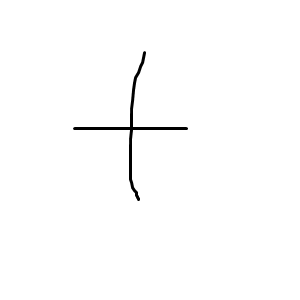
#> input picture Resources/Python/OpenCV/train_xo/k1.png, 300 x 300 px; its folder holds only this picture in this run
$ jupyter execute --allow-errors xo_notatnik.ipynb
#> lines starting #> are read from the running program, lines starting #| are printed output that depends on the picture; after the words box and inside, x2 and y2 are one past the last pixel; in counts of white or black regions, pixels touching at a corner belong together; long printed decimals are rounded
# Rozpoznawanie kółka i krzyżyka za pomocą filtrów krawędziowych

## Cel projektu

W tym notatniku poznamy metodę klasyfikacji prostych symboli graficznych — **krzyżyków (X)** i **kółek (O)** — bez użycia sieci neuronowych.

Kluczowa obserwacja:
- **Krzyżyk** zbudowany jest z linii ukośnych i pionowych → silnie reaguje na filtry krawędziowe w określonych kierunkach.
- **Kółko** ma symetryczną, izotropową strukturę → reaguje podobnie na filtry we wszystkich kierunkach.

Jeśli więc zastosujemy kilka filtrów krawędziowych w różnych orientacjach i porównamy liczbę białych pikseli po konwolucji, **wariancja tych wartości** będzie wyraźnie różna dla obu klas.

### Schemat procesu

```
Obrazy wejściowe
      ↓
  Normalizacja (512×512, skala szarości, binaryzacja, inwersja)
      ↓
  4 filtry krawędziowe (konwolucja)
      ↓
  Zliczanie białych pikseli po każdym filtrze
      ↓
  Wariancja odpowiedzi na 4 filtry
      ↓
  Średnia wariancja po klasie → metryka klasyfikacji
```

## 1. Importowanie bibliotek

Projekt korzysta z czterech głównych bibliotek:

| Biblioteka | Rola |
|---|---|
| `cv2` (OpenCV) | Wczytywanie obrazów, konwersja kolorów, binaryzacja, konwolucja |
| `matplotlib` | Wyświetlanie siatek obrazów w notatniku |
| `numpy` | Reprezentacja macierzy filtrów, obliczenia numeryczne |
| `math`, `os` | Pomocnicze operacje matematyczne i plikowe |

> **Instalacja:** jeśli biblioteki nie są zainstalowane, uruchom: `pip install opencv-python matplotlib numpy`

[cell 1]
import cv2 as cv          # pip install opencv-python
from matplotlib import pyplot as pl
import numpy as np
import math
import os

# Ustawienie katalogu roboczego na katalog notatnika
# (zakładamy, że notatnik uruchamiamy z katalogu OpenCV)

notebook_dir = os.path.dirname(os.path.abspath("xo_notatnik.ipynb"))
if os.path.isdir(os.path.join(notebook_dir, "train_xo")):
    os.chdir(notebook_dir)
else:
    # Fallback: spróbuj ścieżki bezwzględnej
    os.chdir(r"d:\Source\ZSME\Resources\Python\OpenCV")

print("Katalog roboczy:", os.getcwd())
print(f"OpenCV: {cv.__version__}")
print(f"NumPy:  {np.__version__}")

## 2. Ładowanie obrazów treningowych

Dane wejściowe znajdują się w katalogu `train_xo/`. Zawiera on 10 obrazów:
- `k1.png` – `k5.png` → krzyżyki (klasa **K**)
- `o1.png` – `o5.png` → kółka (klasa **O**)

**Funkcja `ListImages()`** skanuje katalog i zwraca listę nazw plików o rozszerzeniach graficznych (`.jpg`, `.jpeg`, `.png`, `.bmp`).

Obrazy wczytujemy funkcją `cv2.imread()`, która zwraca tablicę NumPy w formacie BGR (Blue-Green-Red).

[cell 2]
def ListImages(path, extensions=['.jpg', '.jpeg', '.png', '.bmp']):
    """Zwraca listę nazw plików graficznych z podanego katalogu."""
    ret = []
    for file_name in os.listdir(path):
        if os.path.splitext(file_name)[1].lower() in extensions:
            ret.append(file_name)
    return ret

path = "train_xo"
imageFiles = ListImages(path)

# Wczytanie obrazów krzyżyków (prefiks 'k') i kółek (prefiks 'o')
train_k = [cv.imread(f"{path}/{file}") for file in imageFiles if file.startswith('k')]
#> train_k = 1 item
train_o = [cv.imread(f"{path}/{file}") for file in imageFiles if file.startswith('o')]

print(f"Wczytano {len(train_k)} obrazów krzyżyków: {[f for f in imageFiles if f.startswith('k')]}")
#| Wczytano 1 obrazów krzyżyków: ['k1.png']
print(f"Wczytano {len(train_o)} obrazów kółek:    {[f for f in imageFiles if f.startswith('o')]}")
print(f"\nRozmiar pierwszego obrazu krzyżyka: {train_k[0].shape}  (wysokość × szerokość × kanały BGR)")
#| Rozmiar pierwszego obrazu krzyżyka: (300, 300, 3)  (wysokość × szerokość × kanały BGR)

## 3. Wizualizacja obrazów wejściowych

Zanim zaczniemy przetwarzanie, wyświetlamy surowe obrazy treningowe.

**Uwaga:** OpenCV wczytuje obrazy w formacie **BGR**, a matplotlib oczekuje **RGB** — dlatego przed wyświetleniem wykonujemy konwersję `cv2.cvtColor(img, cv2.COLOR_BGR2RGB)`.

**Funkcja `PlotImageList()`** przyjmuje listę obrazów i wyświetla je w siatce:
- `limit` — liczba kolumn siatki,
- `titles` — opcjonalne tytuły pod każdym obrazem,
- `figsize` — rozmiar całej figury w calach.

[cell 3]
def PlotImageList(imgList, limit=2, titles=[], figsize=(8, 8)):
    """Wyświetla listę obrazów w siatce limit×n."""
#> called with limit = 5, figsize = (14, 4)
    if not isinstance(imgList, list):
        raise ValueError("Input is not a list.")
    if not imgList:
        raise ValueError("List is empty.")

    nCount = len(imgList)
#> nCount = 1
    h = min(nCount, limit)
#> h = 1
    v = math.ceil(nCount / limit)
#> v = 1

    _, axes = pl.subplots(v, h, figsize=figsize)
    axes = axes.flatten() if nCount > 1 else [axes]
#> axes = 1 item

    for i, ax in enumerate(axes):
        if i < nCount:
            ax.imshow(cv.cvtColor(imgList[i], cv.COLOR_BGR2RGB))
            if i < len(titles):
                ax.set_title(titles[i])
            ax.axis('on')
        else:
            ax.axis('off')
#> this loop made 1 pass

    pl.tight_layout()
    pl.show()

# Wyświetlenie oryginalnych obrazów treningowych
print("=== Krzyżyki (oryginalne) ===")
PlotImageList(train_k, limit=5,
              titles=[f"k{i+1}" for i in range(len(train_k))],
              figsize=(14, 4))

print("=== Kółka (oryginalne) ===")
#> (the rest of this cell did not finish here and is left out)


## 4. Normalizacja obrazów

Aby móc porównywać obrazy niezależnie od ich oryginalnego rozmiaru i kolorystyki, każdy obraz jest **normalizowany** do postaci standardowej.

### Kroki normalizacji

| Krok | Operacja | Efekt |
|---|---|---|
| 1 | `cv2.resize(img, (512, 512))` | Ujednolicenie rozmiaru |
| 2 | `cv2.cvtColor(..., COLOR_BGR2GRAY)` | Konwersja do skali szarości (1 kanał) |
| 3 | `cv2.threshold(..., 127, 255, THRESH_BINARY)` | Binaryzacja: każdy piksel → 0 lub 255 |
| 4 | `cv2.bitwise_not(...)` | Inwersja: symbol staje się **biały** na czarnym tle |

Po inwersji **białe piksele = kontur symbolu**. Suma białych pikseli podzielona przez 255 daje ich liczbę.

$$\text{liczba białych pikseli} = \frac{\sum_{i,j} I(i,j)}{255}$$

[cell 4]
def Normalize(img, destSize=512, threshold=127):
    """
    Normalizuje obraz:
      1. Skaluje do destSize × destSize
      2. Konwertuje do skali szarości
      3. Binaryzuje progiem threshold
      4. Odwraca kolory (symbol biały na czarnym tle)
    """
    ret = cv.resize(img, (destSize, destSize))
    ret = cv.cvtColor(ret, cv.COLOR_BGR2GRAY)
    _, ret = cv.threshold(ret, threshold, 255, cv.THRESH_BINARY)
    ret = cv.bitwise_not(ret)
    return ret

# Wizualne porównanie: oryginalny vs znormalizowany (przykład dla k1 i o1)
fig, axes = pl.subplots(2, 2, figsize=(8, 8))
#> (the rest of this cell did not finish here and is left out)

## 5. Filtry krawędziowe — teoria i definicja

### Co to jest konwolucja?

Konwolucja to operacja matematyczna, w której **przesuwamy małą macierz (filtr/jądro)** po obrazie i w każdym miejscu obliczamy sumę ważoną wartości pikseli:

$$(I * K)(x, y) = \sum_{i=-1}^{1} \sum_{j=-1}^{1} I(x+i,\; y+j) \cdot K(i,j)$$

Funkcja `cv2.filter2D(src, ddepth=-1, kernel=K)` wykonuje tę operację dla każdego piksela obrazu.

### Dlaczego filtry krawędziowe?

Filtry krawędziowe wykrywają **gwałtowne zmiany jasności** — czyli krawędzie. Każdy z czterech filtrów jest wrażliwy na inny **kierunek krawędzi**:

| Filtr | Kierunek czułości | Opis |
|---|---|---|
| F1 — pionowy | ↕ | Wykrywa pionowe krawędzie |
| F2 — ukośny ↗ | ↗↙ | Wykrywa krawędzie skośne (prawy górny) |
| F3 — poziomy | ↔ | Wykrywa poziome krawędzie |
| F4 — ukośny ↖ | ↖↘ | Wykrywa krawędzie skośne (lewy górny) |

### Intuicja klasyfikacji

- **Krzyżyk** ma linie ukośne → silna odpowiedź na F2 i F4, słabsza na F1 i F3 → **wysoka wariancja**
- **Kółko** ma okrągłe krawędzie → podobna odpowiedź na wszystkie filtry → **niska wariancja**

[cell 5]
# Definicja czterech filtrów krawędziowych 3×3
filters = [
    np.array([[ 1,  0, -1],
              [ 1,  0, -1],
              [ 1,  0, -1]], dtype=np.float32),   # F1: pionowy

    np.array([[ 1,  1,  0],
              [ 1,  0, -1],
              [ 0, -1, -1]], dtype=np.float32),   # F2: ukośny ↗

    np.array([[ 1,  1,  1],
              [ 0,  0,  0],
              [-1, -1, -1]], dtype=np.float32),   # F3: poziomy

    np.array([[ 0, -1, -1],
              [ 1,  0, -1],
              [ 1,  1,  0]], dtype=np.float32),   # F4: ukośny ↖
]

filter_names = ["F1: pionowy", "F2: ukośny ↗", "F3: poziomy", "F4: ukośny ↖"]

# Wizualizacja filtrów jako macierzy z kolorami
fig, axes = pl.subplots(1, 4, figsize=(12, 3))
for i, (f, name) in enumerate(zip(filters, filter_names)):
    im = axes[i].imshow(f, cmap='RdBu', vmin=-1, vmax=1)
    axes[i].set_title(name)
    # Wyświetl wartości w komórkach
    for r in range(3):
        for c in range(3):
            axes[i].text(c, r, f"{int(f[r, c]):+d}",
                         ha='center', va='center', fontsize=14, fontweight='bold')
    axes[i].set_xticks([])
    axes[i].set_yticks([])

pl.suptitle("Macierze filtrów krawędziowych (niebieski=+1, czerwony=−1)", fontsize=11)
pl.tight_layout()
pl.show()
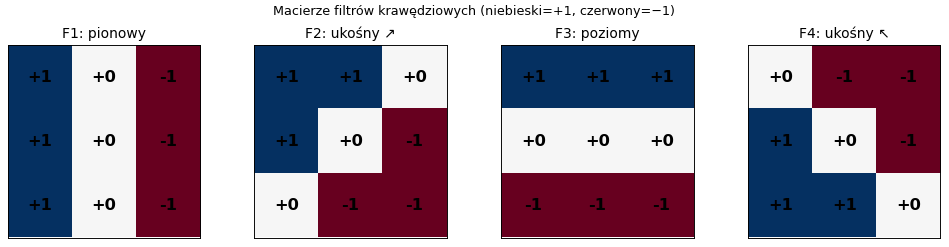
#> figure drawn by matplotlib, 4 panels

## 6. Zastosowanie filtrów i analiza wyników

### Funkcja `Filtering()`

Dla każdego obrazu z listy:
1. Normalizuje obraz → `ref`
2. Liczy białe piksele obrazu referencyjnego: `refVal = ref.sum() / 255`
3. Dla każdego z 4 filtrów: wykonuje konwolucję `cv2.filter2D()` i oblicza **współczynnik** $v$:

$$v = \frac{\sum_{i,j} I_{\text{filtr}}(i,j) / 255}{\sum_{i,j} I_{\text{ref}}(i,j) / 255}$$

Współczynnik $v$ mówi: **jaka część pikseli "przeżyła" po przefiltrowaniu** względem obrazu referencyjnego.

Wynik: lista naprzemiennych elementów `[obraz_ref, obraz_f1, obraz_f2, obraz_f3, obraz_f4, obraz_ref2, ...]`

[cell 6]
def Filtering(imgList, filterList):
    """
    Dla każdego obrazu: normalizuje, następnie stosuje każdy filtr.
    Zwraca:
      filtered - lista obrazów [ref, f1, f2, f3, f4, ref2, f1_2, ...]
      vals     - wartości [liczba_pikseli_ref, v_f1, v_f2, v_f3, v_f4, ...]
    """
    filtered = []
    vals = []
    for train in imgList:
        ref = Normalize(train)
        refVal = ref.sum() / 255          # liczba białych pikseli oryginału
        filtered.append(ref)
        vals.append(refVal)
        for filt in filterList:
            fimg = cv.filter2D(src=ref, ddepth=-1, kernel=filt)
            filtered.append(fimg)
            vals.append(f"{(fimg.sum() / 255 / refVal):.5}")
#> this loop made 1 pass
#> refVal on pass 1: 2273
#> pass 1, in Normalize, `_, ret = cv.threshold(ret, threshold, 255, cv.THRESH_BINARY)`:
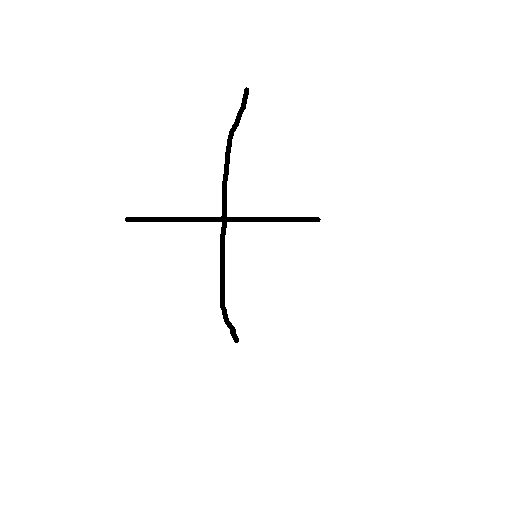
#> ret: shape (512, 512); 99.1% white; 1 black region, box (x1, y1, x2, y2) and area: (125, 87, 321, 343) 2273
#> after the loop:
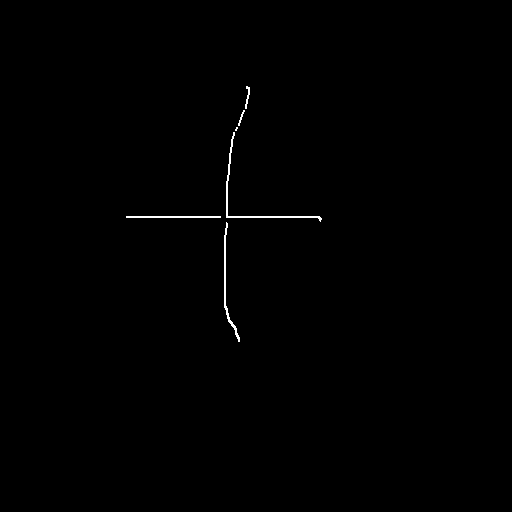
#> fimg: shape (512, 512); 0.35% white in thin lines or dots, all inside (x1, y1, x2, y2) = (126, 86, 322, 342)
#> after the loop, filtered = 5 items; vals = [2273, '0.26749', '0.40959', '0.27585', '0.40211']
    return filtered, vals


filtered_k, vals_k = Filtering(train_k, filters)
#> filtered_k = 5 items; vals_k = [2273, '0.26749', '0.40959', '0.27585', '0.40211']
filtered_o, vals_o = Filtering(train_o, filters)
#> filtered_o = []; vals_o = []

[cell 7]
# Wyświetlenie wyników dla krzyżyków: kolumny = [oryginał, F1, F2, F3, F4]
print("=== Wyniki filtrowania — Krzyżyki ===")
print("Tytuły kolumn: [ref_piksele, v_F1, v_F2, v_F3, v_F4] dla każdego obrazu")
print(vals_k)
#| [2273.0, '0.2675', '0.4096', '0.2758', '0.4021']
PlotImageList(
    [cv.cvtColor(img, cv.COLOR_GRAY2BGR) if len(img.shape) == 2 else img
     for img in filtered_k],
    limit=5, titles=[str(v) for v in vals_k], figsize=(16, 14)
)
#> call 3 of PlotImageList, with limit = 5, figsize = (16, 14)
#> in PlotImageList (call 3), `nCount = len(imgList)`: nCount = 5
#> the loop in PlotImageList (call 3), `for i, ax in enumerate(axes):` made 5 passes
#> in PlotImageList (call 3), `pl.show()`:
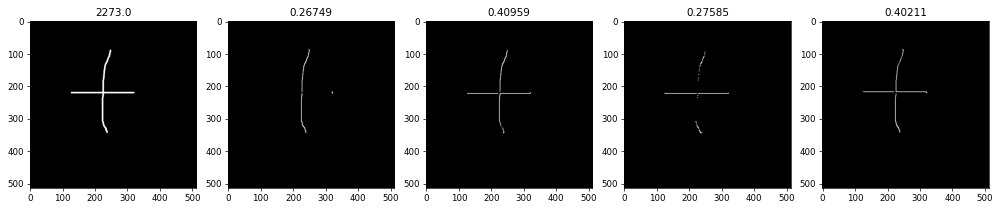
#> figure drawn by matplotlib, 5 panels

[cell 8]
# Wyświetlenie wyników dla kółek: kolumny = [oryginał, F1, F2, F3, F4]
print("=== Wyniki filtrowania — Kółka ===")
print("Tytuły kolumn: [ref_piksele, v_F1, v_F2, v_F3, v_F4] dla każdego obrazu")
print(vals_o)
#> (the rest of this cell did not finish here and is left out)


## 7. Obliczanie średniej wariancji dla każdej klasy

### Dlaczego wariancja?

Dla każdego obrazu mamy 4 wartości $v$ (odpowiedzi na 4 filtry). Wariancja tych czterech liczb mówi nam, **jak bardzo różnią się odpowiedzi na poszczególne filtry**:

$$\sigma^2 = \frac{1}{N} \sum_{i=1}^{N} (v_i - \bar{v})^2$$

- **Krzyżyk**: linie ukośne powodują, że filtry F2 i F4 dają wysokie wartości, a F1 i F3 niskie → **wysoka wariancja**
- **Kółko**: okrąg reaguje równomiernie na wszystkie kierunki → **niska wariancja**

### Funkcja `MeanVar()`

Odrzuca co 5. element (wartość referencyjną `refVal`), układa pozostałe wartości w macierz `N×4`, oblicza wariancję dla każdego wiersza, a następnie uśrednia po wszystkich obrazach klasy.

[cell 9]
def MeanVar(vals, nFilters=4):
    """
    Oblicza średnią wariancję odpowiedzi na filtry.
    - Pomija co (nFilters+1)-ty element (wartość referencyjną)
    - Układa pozostałe w macierz [n_obrazów × nFilters]
    - Oblicza wariancję dla każdego obrazu i zwraca średnią
    """
#> called with nFilters = 4
    # Odrzucenie wartości referencyjnych (co 5. element: indeksy 0, 5, 10, ...)
    only_filter_vals = [float(v) for i, v in enumerate(vals) if i % (nFilters + 1) != 0]
#> only_filter_vals = [0.267, 0.41, 0.276, 0.402]

    # Macierz: każdy wiersz = [v_F1, v_F2, v_F3, v_F4] dla jednego obrazu
    matrix = np.reshape(only_filter_vals, (-1, nFilters))
#> matrix = [[0.267, 0.41, 0.276, 0.402]]

    print("Macierz współczynników [v_F1, v_F2, v_F3, v_F4] dla każdego obrazu:")
    header = "  Obraz  |  F1-pion  |  F2-ukos↗ |  F3-poziom| F4-ukos↖  | Wariancja"
    print(header)
    print("-" * len(header))
    row_vars = []
    for i, row in enumerate(matrix):
        var = row.var()
        row_vars.append(var)
        print(f"  [{i+1}]    |  {row[0]:.5f}  |  {row[1]:.5f}  |  {row[2]:.5f}  |  {row[3]:.5f}  |  {var:.6f}")
#> this loop made 1 pass
#> (row, var) on pass 1: ([0.267, 0.41, 0.276, 0.402], 0.00452)
#> (printed output is left out)
#> after the loop, row_vars = [0.00452]

    mean_var = np.mean(row_vars)
#> mean_var = 0.00452
    print(f"\nŚrednia wariancja: {mean_var:.5f}")
#| Średnia wariancja: 0.00452
    return mean_var

print("=" * 70)
print("KRZYŻYKI")
print("=" * 70)
mv_k = MeanVar(vals_k)
#> mv_k = 0.00452

print()
print("=" * 70)
print("KÓŁKA")
print("=" * 70)
mv_o = MeanVar(vals_o)
#| Średnia wariancja: nan
#> mv_o = nan

## 8. Klasyfikacja — próg decyzyjny

### Podsumowanie wyników

Obliczone średnie wariancje tworzą **metrykę klasyfikacji**:
- Klasa z **wyższą wariancją** → **krzyżyk**
- Klasa z **niższą wariancją** → **kółko**

### Klasyfikacja nowego obrazu

Aby sklasyfikować nowy obraz, wystarczy:
1. Znormalizować obraz
2. Zastosować 4 filtry
3. Obliczyć wariancję 4 współczynników $v$
4. Porównać z progiem $T$ obliczonym jako średnia obu klas:

$$T = \frac{\sigma^2_{\text{krzyżyk}} + \sigma^2_{\text{kółko}}}{2}$$

$$\text{klasa} = \begin{cases} \text{krzyżyk} & \text{jeśli } \sigma^2 > T \\ \text{kółko} & \text{jeśli } \sigma^2 \leq T \end{cases}$$

[cell 10]
def ClassifyImage(img, filterList, threshold):
    """
    Klasyfikuje pojedynczy obraz jako 'krzyżyk' lub 'kółko'
    na podstawie wariancji odpowiedzi na filtry krawędziowe.
    """
    ref = Normalize(img)
    refVal = ref.sum() / 255
    filter_responses = []
    for filt in filterList:
        fimg = cv.filter2D(src=ref, ddepth=-1, kernel=filt)
        filter_responses.append(fimg.sum() / 255 / refVal)
    variance = np.array(filter_responses).var()
    label = "krzyżyk (X)" if variance > threshold else "kółko (O)"
    return label, variance, filter_responses

# Obliczenie progu decyzyjnego
threshold = (mv_k + mv_o) / 2
#> threshold = nan
print(f"Średnia wariancja dla krzyżyków: {mv_k:.5f}")
#| Średnia wariancja dla krzyżyków: 0.00452
print(f"Średnia wariancja dla kółek:     {mv_o:.5f}")
#| Średnia wariancja dla kółek:     nan
print(f"Próg decyzyjny T:                {threshold:.5f}")
#| Próg decyzyjny T:                nan
print()

# Weryfikacja klasyfikatora na danych treningowych
print("Klasyfikacja obrazów treningowych:")
print(f"{'Obraz':<12} {'Wariancja':<14} {'Predykcja':<15} {'Oczekiwana'}")
print("-" * 56)
for i, img in enumerate(train_k):
    label, var, _ = ClassifyImage(img, filters, threshold)
    ok = "✓" if "krzyżyk" in label else "✗"
    print(f"  k{i+1}         {var:.5f}       {label:<15} krzyżyk (X)  {ok}")
#> this loop made 1 pass
#> (refVal in ClassifyImage, variance in ClassifyImage, label, var, ok) on pass 1: (2273, 0.00452, 'kółko (O)', 0.00452, '✗')
#> (printed output is left out)

for i, img in enumerate(train_o):
    label, var, _ = ClassifyImage(img, filters, threshold)
    ok = "✓" if "kółko" in label else "✗"
    print(f"  o{i+1}         {var:.5f}       {label:<15} kółko (O)    {ok}")
#> this loop made 0 passes

[cell 11]
# Wizualizacja wariancji jako wykres słupkowy
all_images = train_k + train_o
#> all_images = 1 item
all_labels = [f"k{i+1}" for i in range(len(train_k))] + [f"o{i+1}" for i in range(len(train_o))]
#> all_labels = ['k1']
all_vars = [ClassifyImage(img, filters, threshold)[1] for img in all_images]
#> in Normalize, img is the input picture: shape (300, 300, 3); min 0, max 255, mean 252.8
#> the loop in ClassifyImage (call 2), `for filt in filterList:` made 4 passes
#> pass 1, in ClassifyImage (call 2), `fimg = cv.filter2D(src=ref, ddepth=-1, kernel=filt)`:
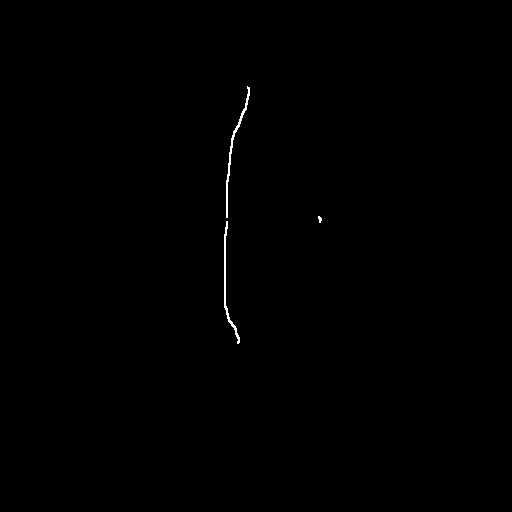
#> fimg: shape (512, 512); 0.23% white in thin lines or dots, all inside (x1, y1, x2, y2) = (224, 86, 322, 344)
#> pass 2, in ClassifyImage (call 2), `fimg = cv.filter2D(src=ref, ddepth=-1, kernel=filt)`:
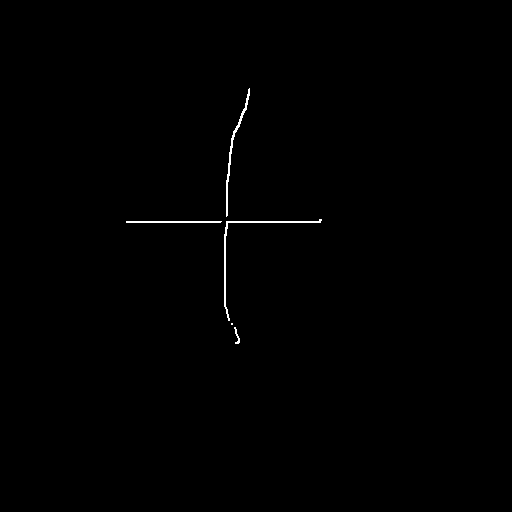
#> fimg: shape (512, 512); 0.36% white in thin lines or dots, all inside (x1, y1, x2, y2) = (126, 88, 322, 344)
#> pass 3, in ClassifyImage (call 2), `fimg = cv.filter2D(src=ref, ddepth=-1, kernel=filt)`:
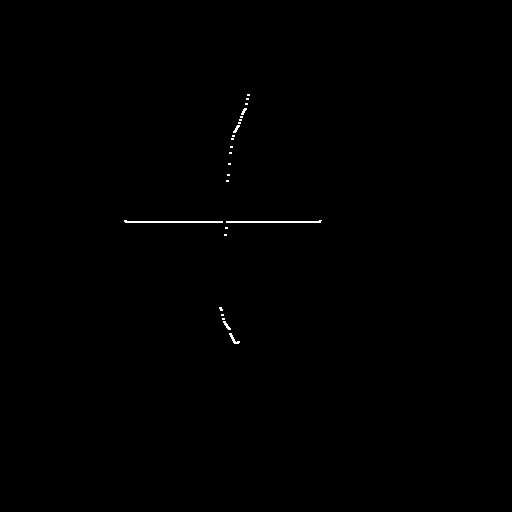
#> fimg: shape (512, 512); 0.24% white in thin lines or dots, all inside (x1, y1, x2, y2) = (124, 94, 322, 344)
#> after the loop in ClassifyImage (call 2), `for filt in filterList:`: filter_responses = [0.267, 0.41, 0.276, 0.402]
#> all_vars = [0.00452]
colors = ['steelblue'] * len(train_k) + ['tomato'] * len(train_o)
#> colors = ['steelblue']

fig, ax = pl.subplots(figsize=(10, 4))
bars = ax.bar(all_labels, all_vars, color=colors)
ax.axhline(y=threshold, color='black', linestyle='--', linewidth=1.5, label=f"Próg T = {threshold:.4f}")
ax.set_ylabel("Wariancja odpowiedzi na filtry")
ax.set_title("Wariancja jako cecha klasyfikacyjna\n(niebieski = krzyżyk, czerwony = kółko)")
ax.legend()
pl.tight_layout()
pl.show()
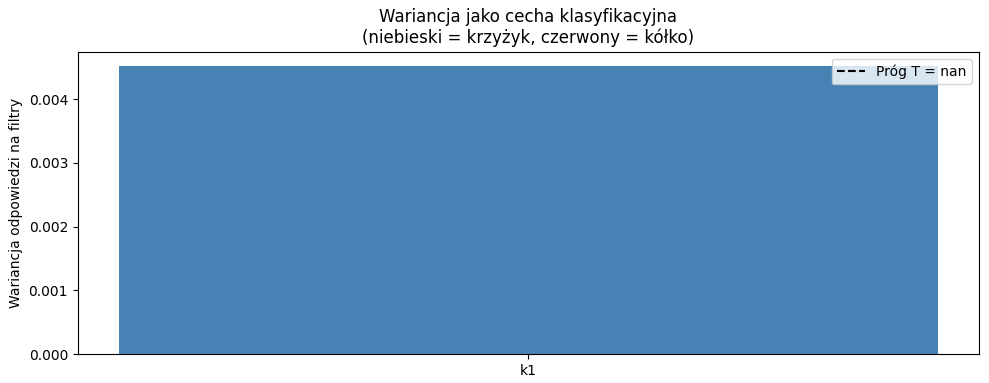
#> figure drawn by matplotlib, 1 panel
